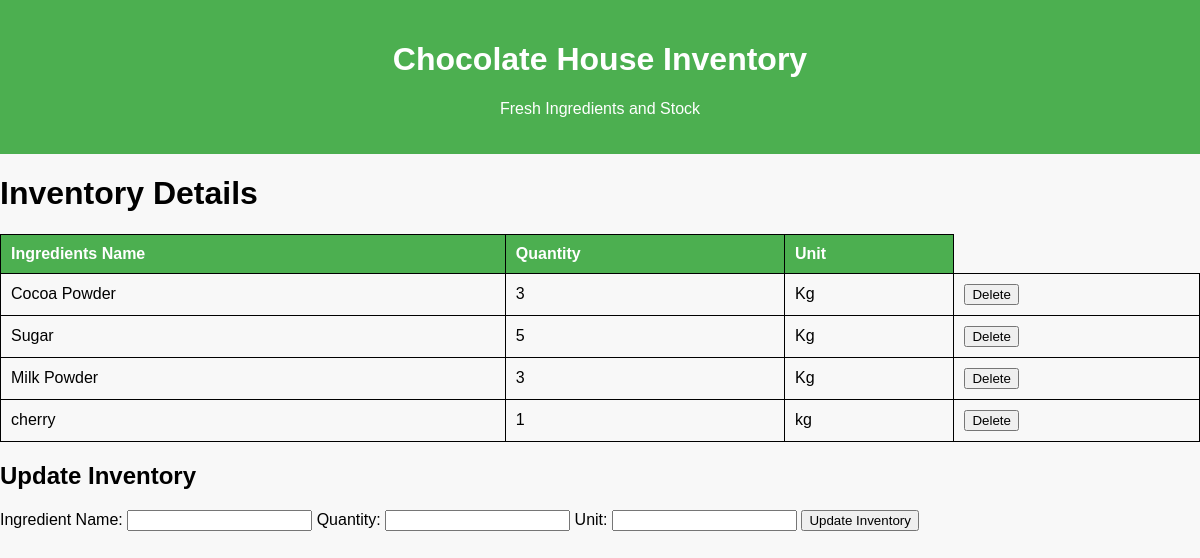
The app's page /inventory-page/ with its own data.
### app/models.py (models this page shows, shortened)
class Inventory(models.Model):
    ingredient_name = models.CharField(max_length=50)
    quantity = models.PositiveIntegerField()
    unit = models.CharField(max_length=50)

### app/views.py (the view)
# urls.py: path('inventory-page/', inventory, name='inventory'),
def inventory(request):
    items = Inventory.objects.all()
    return render(request, 'app/inventory.html', {'items': items})

### app/Templates/app/inventory.html (shortened to what this page needs)
{% load static%}
<!DOCTYPE html>
<html lang="en">
  <head>
    <link rel="stylesheet" href="{% static 'CSS/inventory.css' %}" />
  </head>
  <body>
    <header>
      <h1>Chocolate House Inventory</h1>
      <p>Fresh Ingredients and Stock</p>
    </header>
    <h1>Inventory Details</h1>
    <table>
      <tr>
        <th>Ingredients Name</th>
        <th>Quantity</th>
        <th>Unit</th>
      </tr>
      {% for item in items %}
      <tr>
        <td>{{ item.ingredient_name }}</td>
        <td>{{ item.quantity }}</td>
        <td>{{ item.unit }}</td>
        <td>
          <button class="delete-button" data-id="{{ item.id }}">Delete</button>
        </td>
      </tr>
      {% endfor %}
    </table>
    <section id="update-inventory">
      <h2>Update Inventory</h2>
      <form id="inventory-form">
        <label for="ingredient_name">Ingredient Name:</label>
        <input
          type="text"
          id="ingredient_name"
          name="ingredient_name"
          required
        />
        <label for="quantity">Quantity:</label>
        <input type="number" id="quantity" name="quantity" required />
        <label for="unit">Unit:</label>
        <input type="text" id="unit" name="unit" required />
        <button type="submit">Update Inventory</button>
      </form>
    </section>
  </body>
</html>

### static/CSS/inventory.css (style rules this page uses)
body { font-family: Arial, sans-serif; background-color: #f8f8f8; margin: 0; padding: 0; }
header { background-color: #4caf50; color: white; padding: 20px; text-align: center; }
table { width: 100%; border-collapse: collapse; }
th, td { border: 1px solid black; padding: 10px; text-align: left; }
th { background-color: #4caf50; color: white; }

### records on screen
Inventory: ingredient_name "Cocoa Powder", quantity "3", unit "Kg"
Inventory: ingredient_name "Sugar", quantity "5", unit "Kg"
Inventory: ingredient_name "Milk Powder", quantity "3", unit "Kg"
Inventory: ingredient_name "cherry", quantity "1", unit "kg"
